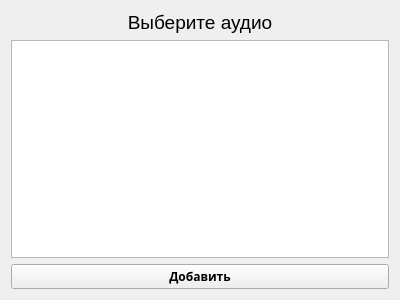
<?xml version="1.0" encoding="UTF-8"?>
<ui version="4.0">
 <class>Form</class>
 <widget class="QWidget" name="Form">
  <property name="geometry">
   <rect>
    <x>0</x>
    <y>0</y>
    <width>400</width>
    <height>300</height>
   </rect>
  </property>
  <property name="windowTitle">
   <string>Form</string>
  </property>
  <layout class="QVBoxLayout" name="verticalLayout">
   <item>
    <widget class="QLabel" name="label">
     <property name="font">
      <font>
       <family>Arimo</family>
       <pointsize>14</pointsize>
      </font>
     </property>
     <property name="text">
      <string>Выберите аудио</string>
     </property>
     <property name="alignment">
      <set>Qt::AlignCenter</set>
     </property>
    </widget>
   </item>
   <item>
    <widget class="QListWidget" name="tracks_list"/>
   </item>
   <item>
    <widget class="QPushButton" name="add_btn">
     <property name="font">
      <font>
       <family>Poppins</family>
       <weight>75</weight>
       <bold>true</bold>
      </font>
     </property>
     <property name="text">
      <string>Добавить</string>
     </property>
    </widget>
   </item>
  </layout>
 </widget>
 <resources/>
 <connections/>
</ui>
